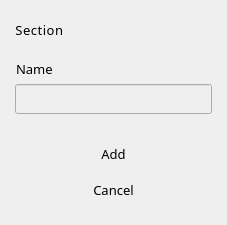
                 <widget class="QWidget" name="w_section_input" native="true">
                  <layout class="QVBoxLayout" name="verticalLayout_12">
                   <property name="spacing">
                    <number>15</number>
                   </property>
                   <property name="leftMargin">
                    <number>15</number>
                   </property>
                   <property name="topMargin">
                    <number>15</number>
                   </property>
                   <property name="rightMargin">
                    <number>15</number>
                   </property>
                   <property name="bottomMargin">
                    <number>20</number>
                   </property>
                   <item>
                    <layout class="QHBoxLayout" name="horizontalLayout_13">
                     <property name="spacing">
                      <number>6</number>
                     </property>
                     <item>
                      <widget class="QLabel" name="label_11">
                       <property name="font">
                        <font>
                         <family>Barlow</family>
                         <pointsize>10</pointsize>
                         <weight>50</weight>
                         <italic>false</italic>
                         <bold>false</bold>
                        </font>
                       </property>
                       <property name="styleSheet">
                        <string notr="true">letter-spacing: 0.5px</string>
                       </property>
                       <property name="text">
                        <string>Section</string>
                       </property>
                       <property name="alignment">
                        <set>Qt::AlignCenter</set>
                       </property>
                       <property name="indent">
                        <number>1</number>
                       </property>
                      </widget>
                     </item>
                     <item>
                      <spacer name="horizontalSpacer_6">
                       <property name="orientation">
                        <enum>Qt::Horizontal</enum>
                       </property>
                       <property name="sizeHint" stdset="0">
                        <size>
                         <width>40</width>
                         <height>20</height>
                        </size>
                       </property>
                      </spacer>
                     </item>
                     <item>
                      <widget class="QPushButton" name="btn_init_add_section">
                       <property name="sizePolicy">
                        <sizepolicy hsizetype="Fixed" vsizetype="Fixed">
                         <horstretch>0</horstretch>
                         <verstretch>0</verstretch>
                        </sizepolicy>
                       </property>
                       <property name="minimumSize">
                        <size>
                         <width>30</width>
                         <height>30</height>
                        </size>
                       </property>
                       <property name="maximumSize">
                        <size>
                         <width>30</width>
                         <height>30</height>
                        </size>
                       </property>
                       <property name="cursor">
                        <cursorShape>PointingHandCursor</cursorShape>
                       </property>
                       <property name="styleSheet">
                        <string notr="true">QPushButton{
	border-radius: 5px;
    background-image:  url(:/icons/add.png);
    background-repeat: no-repeat;
    background-position: center center;
}

QPushButton::disabled{
	border-radius: 5px;
    background-image: url(:/icons/add_2.png);
    background-repeat: no-repeat;
    background-position: center center;
}</string>
                       </property>
                       <property name="iconSize">
                        <size>
                         <width>17</width>
                         <height>17</height>
                        </size>
                       </property>
                      </widget>
                     </item>
                     <item>
                      <widget class="QPushButton" name="btn_init_edit_section">
                       <property name="sizePolicy">
                        <sizepolicy hsizetype="Fixed" vsizetype="Fixed">
                         <horstretch>0</horstretch>
                         <verstretch>0</verstretch>
                        </sizepolicy>
                       </property>
                       <property name="minimumSize">
                        <size>
                         <width>30</width>
                         <height>30</height>
                        </size>
                       </property>
                       <property name="maximumSize">
                        <size>
                         <width>30</width>
                         <height>30</height>
                        </size>
                       </property>
                       <property name="cursor">
                        <cursorShape>PointingHandCursor</cursorShape>
                       </property>
                       <property name="styleSheet">
                        <string notr="true">border-radius: 5px</string>
                       </property>
                       <property name="icon">
                        <iconset resource="C:/Users/moral/Desktop/Resources/Resources.qrc">
                         <normaloff>:/icons/edit.png</normaloff>
                         <disabledoff>:/icons/edit_2.png</disabledoff>:/icons/edit.png</iconset>
                       </property>
                       <property name="iconSize">
                        <size>
                         <width>20</width>
                         <height>20</height>
                        </size>
                       </property>
                      </widget>
                     </item>
                     <item>
                      <widget class="QPushButton" name="btn_delete_section">
                       <property name="sizePolicy">
                        <sizepolicy hsizetype="Fixed" vsizetype="Fixed">
                         <horstretch>0</horstretch>
                         <verstretch>0</verstretch>
                        </sizepolicy>
                       </property>
                       <property name="minimumSize">
                        <size>
                         <width>30</width>
                         <height>30</height>
                        </size>
                       </property>
                       <property name="maximumSize">
                        <size>
                         <width>30</width>
                         <height>30</height>
                        </size>
                       </property>
                       <property name="cursor">
                        <cursorShape>PointingHandCursor</cursorShape>
                       </property>
                       <property name="styleSheet">
                        <string notr="true">QPushButton{
	border-radius: 5px;
	background: none;
}


QPushButton:pressed {
 	background-color: #072f49;
}</string>
                       </property>
                       <property name="icon">
                        <iconset resource="C:/Users/moral/Desktop/Resources/Resources.qrc">
                         <normaloff>:/icons/trash.png</normaloff>
                         <disabledoff>:/icons/trash_2.png</disabledoff>:/icons/trash.png</iconset>
                       </property>
                       <property name="iconSize">
                        <size>
                         <width>21</width>
                         <height>21</height>
                        </size>
                       </property>
                      </widget>
                     </item>
                    </layout>
                   </item>
                   <item>
                    <layout class="QVBoxLayout" name="verticalLayout_13">
                     <property name="spacing">
                      <number>6</number>
                     </property>
                     <property name="sizeConstraint">
                      <enum>QLayout::SetMinimumSize</enum>
                     </property>
                     <item>
                      <widget class="QLabel" name="label_12">
                       <property name="font">
                        <font>
                         <family>Barlow</family>
                         <pointsize>10</pointsize>
                        </font>
                       </property>
                       <property name="text">
                        <string>Name</string>
                       </property>
                       <property name="indent">
                        <number>1</number>
                       </property>
                      </widget>
                     </item>
                     <item>
                      <widget class="QLineEdit" name="txt_section_name">
                       <property name="enabled">
                        <bool>false</bool>
                       </property>
                       <property name="minimumSize">
                        <size>
                         <width>0</width>
                         <height>30</height>
                        </size>
                       </property>
                       <property name="font">
                        <font>
                         <family>Barlow</family>
                         <pointsize>10</pointsize>
                        </font>
                       </property>
                      </widget>
                     </item>
                    </layout>
                   </item>
                   <item>
                    <widget class="QWidget" name="w_section_btn" native="true">
                     <layout class="QVBoxLayout" name="verticalLayout_14">
                      <property name="sizeConstraint">
                       <enum>QLayout::SetMinimumSize</enum>
                      </property>
                      <property name="leftMargin">
                       <number>0</number>
                      </property>
                      <property name="topMargin">
                       <number>10</number>
                      </property>
                      <property name="rightMargin">
                       <number>0</number>
                      </property>
                      <property name="bottomMargin">
                       <number>0</number>
                      </property>
                      <item>
                       <widget class="QPushButton" name="btn_add_edit_section">
                        <property name="minimumSize">
                         <size>
                          <width>0</width>
                          <height>30</height>
                         </size>
                        </property>
                        <property name="font">
                         <font>
                          <family>Barlow</family>
                          <pointsize>10</pointsize>
                          <weight>50</weight>
                          <bold>false</bold>
                         </font>
                        </property>
                        <property name="cursor">
                         <cursorShape>PointingHandCursor</cursorShape>
                        </property>
                        <property name="styleSheet">
                         <string notr="true">border-radius: 5px;</string>
                        </property>
                        <property name="text">
                         <string>Add</string>
                        </property>
                       </widget>
                      </item>
                      <item>
                       <widget class="QPushButton" name="btn_cancel_section">
                        <property name="minimumSize">
                         <size>
                          <width>0</width>
                          <height>30</height>
                         </size>
                        </property>
                        <property name="font">
                         <font>
                          <family>Barlow</family>
                          <pointsize>10</pointsize>
                         </font>
                        </property>
                        <property name="cursor">
                         <cursorShape>PointingHandCursor</cursorShape>
                        </property>
                        <property name="styleSheet">
                         <string notr="true">QPushButton{
	border-radius: 5px;
	background: none;
}


QPushButton:pressed {
 	background-color: #072f49;
}</string>
                        </property>
                        <property name="text">
                         <string>Cancel</string>
                        </property>
                       </widget>
                      </item>
                     </layout>
                    </widget>
                   </item>
                  </layout>
                 </widget>
